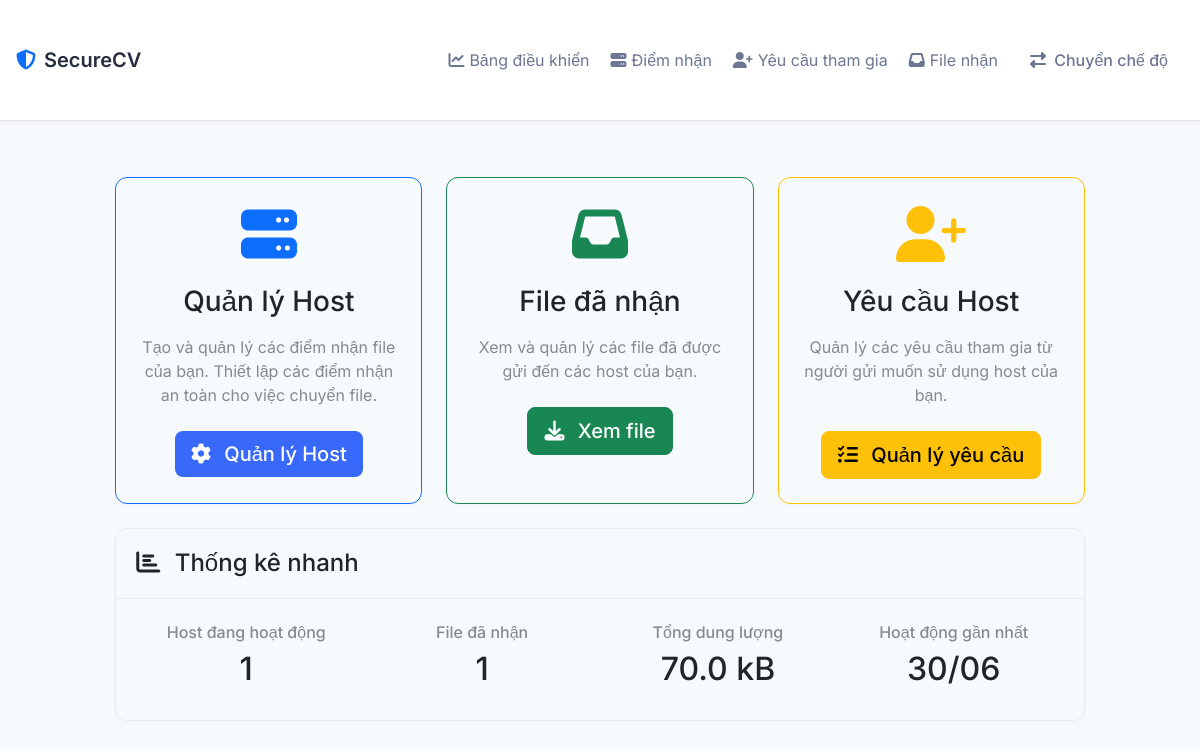
The app's page /receiver, older data.
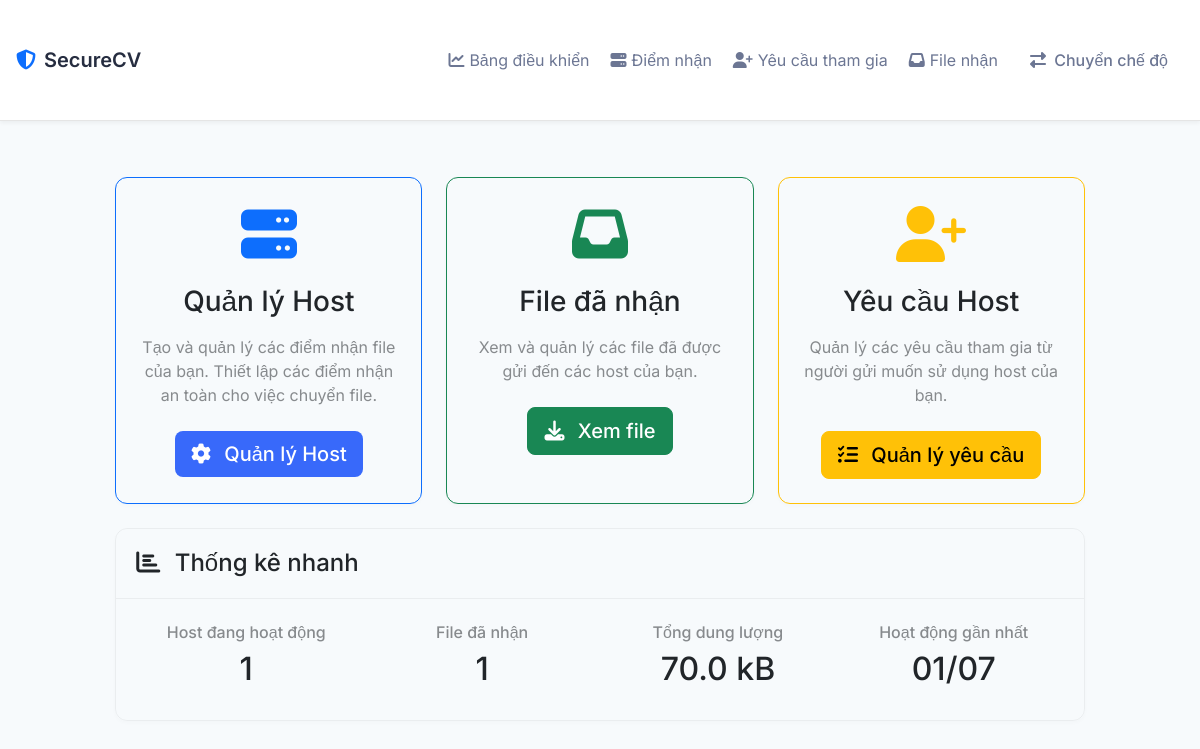
The same page, newer data.
### models.py (models this page shows, shortened)
class UploadSession(db.Model):
    id = db.Column(db.Integer, primary_key=True)
    sender_ip = db.Column(db.String(45), nullable=False)
    receiver_ip = db.Column(db.String(45), nullable=False)
    receiver_name = db.Column(db.String(100), nullable=False)
    session_token = db.Column(db.String(64), unique=True, nullable=False)
    filename = db.Column(db.String(255))
    file_hash = db.Column(db.String(128))
    file_size = db.Column(db.Integer)
    file_metadata = db.Column(db.Text)
    filepath = db.Column(db.String(512))
    drive_file_id = db.Column(db.String(100), nullable=True)
    drive_link = db.Column(db.String(512), nullable=True)
    source_type = db.Column(db.String(10))
    status = db.Column(db.String(20), default='pending')
    fail_step = db.Column(db.String(50))
    error_message = db.Column(db.Text)
    created_at = db.Column(db.DateTime, default=datetime.utcnow)
    updated_at = db.Column(db.DateTime, default=datetime.utcnow, onupdate=datetime.utcnow)
    downloaded_at = db.Column(db.DateTime)

### routes.py (the view)
@app.route('/receiver')
def receiver_dashboard():
    client_ip = get_client_ip()
    hosts = Host.query.filter_by(created_by=client_ip).all()
    host_ips = [host.ip_address for host in hosts]
    received_files = UploadSession.query.filter(
        UploadSession.receiver_ip.in_(host_ips)
    ).all()
    stats = {
        'active_hosts': len(hosts),
        'total_files': len(received_files),
        'total_size': sum(f.file_size for f in received_files if f.file_size),
        'last_activity': max((f.created_at for f in received_files), default=None)
    }
    return render_template('receiver_dashboard.html', stats=stats)

### routes.py (called while the page is built)
def get_client_ip():
    ip = None
    if request.headers.get('X-Forwarded-For'):
        ip = request.headers.get('X-Forwarded-For').split(',')[0].strip()
    elif request.headers.get('X-Real-IP'):
        ip = request.headers.get('X-Real-IP')
    else:
        ip = request.remote_addr
    try:
        return ipaddress.ip_address(ip).exploded
    except ValueError:
        return None

### templates/receiver_dashboard.html
{% extends "base.html" %}
{% block content %}
<div class="row justify-content-center">
    <div class="col-lg-10">
        <div class="row g-4">
            <div class="col-md-4">
                <div class="card h-100 border-primary hover-shadow">
                    <div class="card-body text-center p-4">
                        <div class="display-4 mb-3 text-primary">
                            <i class="fas fa-server"></i>
                        </div>
                        <h3 class="card-title mb-3">Quản lý Host</h3>
                        <p class="card-text text-muted mb-4">
                            Tạo và quản lý các điểm nhận file của bạn. Thiết lập các điểm nhận an toàn cho việc chuyển file.
                        </p>
                        <div class="mt-auto">
                            <a href="{{ url_for('receiver_hosts') }}" class="btn btn-primary btn-lg">
                                <i class="fas fa-cog me-2"></i>
                                Quản lý Host
                            </a>
                        </div>
                    </div>
                </div>
            </div>
            <div class="col-md-4">
                <div class="card h-100 border-success hover-shadow">
                    <div class="card-body text-center p-4">
                        <div class="display-4 mb-3 text-success">
                            <i class="fas fa-inbox"></i>
                        </div>
                        <h3 class="card-title mb-3">File đã nhận</h3>
                        <p class="card-text text-muted mb-4">
                            Xem và quản lý các file đã được gửi đến các host của bạn.
                        </p>
                        <div class="mt-auto">
                            <a href="{{ url_for('receiver_files') }}" class="btn btn-success btn-lg">
                                <i class="fas fa-download me-2"></i>
                                Xem file
                            </a>
                        </div>
                    </div>
                </div>
            </div>
            <div class="col-md-4">
                <div class="card h-100 border-warning hover-shadow">
                    <div class="card-body text-center p-4">
                        <div class="display-4 mb-3 text-warning">
                            <i class="fas fa-user-plus"></i>
                        </div>
                        <h3 class="card-title mb-3">Yêu cầu Host</h3>
                        <p class="card-text text-muted mb-4">
                            Quản lý các yêu cầu tham gia từ người gửi muốn sử dụng host của bạn.
                        </p>
                        <div class="mt-auto">
                            <a href="{{ url_for('receiver_host_approval') }}" class="btn btn-warning btn-lg">
                                <i class="fas fa-tasks me-2"></i>
                                Quản lý yêu cầu
                            </a>
                        </div>
                    </div>
                </div>
            </div>
        </div>
        {% if stats %}
        <div class="row mt-4">
            <div class="col-12">
                <div class="card">
                    <div class="card-header">
                        <h4 class="mb-0">
                            <i class="fas fa-chart-bar me-2"></i>
                            Thống kê nhanh
                        </h4>
                    </div>
                    <div class="card-body">
                        <div class="row g-4">
                            <div class="col-md-3">
                                <div class="text-center">
                                    <h6 class="text-muted">Host đang hoạt động</h6>
                                    <h2>{{ stats.active_hosts }}</h2>
                                </div>
                            </div>
                            <div class="col-md-3">
                                <div class="text-center">
                                    <h6 class="text-muted">File đã nhận</h6>
                                    <h2>{{ stats.total_files }}</h2>
                                </div>
                            </div>
                            <div class="col-md-3">
                                <div class="text-center">
                                    <h6 class="text-muted">Tổng dung lượng</h6>
                                    <h2>{{ stats.total_size | filesizeformat }}</h2>
                                </div>
                            </div>
                            <div class="col-md-3">
                                <div class="text-center">
                                    <h6 class="text-muted">Hoạt động gần nhất</h6>
                                    <h2>{{ stats.last_activity.strftime('%d/%m') if stats.last_activity else 'N/A' }}</h2>
                                </div>
                            </div>
                        </div>
                    </div>
                </div>
            </div>
        </div>
        {% endif %}
    </div>
</div>
{% endblock %}

### templates/base.html (shortened to what this page needs)
<!DOCTYPE html>
<html lang="vi" data-bs-theme="light">
<head>
    <link href="https://cdn.jsdelivr.net/npm/bootstrap@5.3.0/dist/css/bootstrap.min.css" rel="stylesheet">
    <link rel="stylesheet" href="https://cdnjs.cloudflare.com/ajax/libs/font-awesome/6.4.0/css/all.min.css">
    <link rel="stylesheet" href="{{ url_for('static', filename='css/style.css') }}">
</head>
<body class="fade-in">
    <nav class="navbar navbar-expand-lg navbar-dark">
        <div class="container">
            <a class="navbar-brand d-flex align-items-center" href="{{ url_for('index') }}">
                <i class="fas fa-shield-alt me-2 text-primary"></i>
                <span>SecureCV</span>
            </a>
            <div class="collapse navbar-collapse" id="navbarContent">
                <ul class="navbar-nav ms-auto">
                    {% if request.endpoint and 'receiver' in request.endpoint %}
                    <li class="nav-item">
                        <a class="nav-link d-flex align-items-center" href="{{ url_for('receiver_dashboard') }}">
                            <span class="nav-icon">
                                <i class="fas fa-chart-line"></i>
                            </span>
                            <span>Bảng điều khiển</span>
                        </a>
                    </li>
                    <li class="nav-item">
                        <a class="nav-link d-flex align-items-center" href="{{ url_for('receiver_hosts') }}">
                            <span class="nav-icon">
                                <i class="fas fa-server"></i>
                            </span>
                            <span>Điểm nhận</span>
                        </a>
                    </li>
                    <li class="nav-item">
                        <a class="nav-link d-flex align-items-center" href="{{ url_for('receiver_host_approval') }}">
                            <span class="nav-icon">
                                <i class="fas fa-user-plus"></i>
                            </span>
                            <span>Yêu cầu tham gia</span>
                        </a>
                    </li>
                    <li class="nav-item">
                        <a class="nav-link d-flex align-items-center" href="{{ url_for('receiver_files') }}">
                            <span class="nav-icon">
                                <i class="fas fa-inbox"></i>
                            </span>
                            <span>File nhận</span>
                        </a>
                    </li>
                    {% endif %}
                    <li class="nav-item ms-2">
                        <a class="nav-link btn btn-outline-primary btn-sm px-3 switch-mode" href="{{ url_for('index') }}">
                            <i class="fas fa-exchange-alt me-1"></i>
                            Chuyển chế độ
                        </a>
                    </li>
                </ul>
            </div>
        </div>
    </nav>
    <main class="container my-4">
        {% block content %}{% endblock %}
    </main>
</body>
</html>

### static/css/style.css (style rules this page uses)
:root { --primary-color: 210 100% 50%; --secondary-color: 220 13% 18%; --accent-color: 190 100% 50%; --success-color: 142 76% 36%; --warning-color: 45 100% 51%; --danger-color: 354 70% 54%; --info-color: 190 90% 50%; --background-color: 220 13% 13%; --surface-color: 220 13% 18%; --text-primary: 220 13% 91%; --text-secondary: 220 13% 71%; }
body { font-family: 'Segoe UI', Tahoma, Geneva, Verdana, sans-serif; background-color: var(--primary-color); color: var(--bs-dark); }
.card { box-shadow: 0 0.125rem 0.25rem rgba(0, 0, 0, 0.1); border: 1px solid var(--bs-border-color); border-radius: 0.5rem; overflow: hidden; }
.card-header { background-color: var(--secondary-color); border-bottom: 1px solid var(--bs-border-color); padding: 1rem; font-weight: bold; }
.card-body { padding: 1.5rem; }
.btn-primary { background-color: var(--accent-color); border-color: var(--accent-color); transition: background-color 0.3s ease; }
.btn { font-weight: 500; transition: all 0.2s ease; }
.navbar-brand { font-weight: 600; }
.text-muted { opacity: 0.7; }
.hover-shadow { transition: transform 0.3s ease, box-shadow 0.3s ease; }
:root { --primary-color: 225 95% 60%; --secondary-color: 220 15% 95%; --accent-color: 190 95% 45%; --success-color: 150 85% 40%; --warning-color: 45 95% 50%; --danger-color: 355 85% 55%; --info-color: 195 95% 50%; --background-color: 210 50% 98%; --surface-color: 0 0% 100%; --text-primary: 225 25% 20%; --text-secondary: 225 15% 50%; --card-border-radius: 12px; --button-border-radius: 8px; --input-border-radius: 6px; --shadow-sm: 0 2px 4px rgba(0,0,0,0.05); --shadow-md: 0 4px 6px rgba(0,0,0,0.07); --shadow-lg: 0 10px 15px rgba(0,0,0,0.1); --transition-base: all 0.3s ease; --header-height: 64px; }
body { background-color: hsla(var(--background-color) / 1); color: hsla(var(--text-primary) / 1); font-family: 'Inter', sans-serif; }
body { background-color: hsl(var(--background-color)); min-height: 100vh; }
.container { max-width: 1200px; padding: 2rem 1rem; }
.card { background: var(--surface-color); border-radius: var(--card-border-radius); border: 1px solid rgba(0,0,0,0.05); box-shadow: 0 2px 4px rgba(0,0,0,0.02); }
.card-header { background: transparent; border-bottom: 1px solid rgba(0,0,0,0.05); padding: 1.25rem; }
.navbar { background-color: rgba(255,255,255,0.95); backdrop-filter: blur(10px); border-bottom: 1px solid rgba(0,0,0,0.1); box-shadow: var(--shadow-sm); }
.navbar-brand { color: hsla(var(--text-primary) / 1); font-weight: 600; }
.nav-link { color: hsla(var(--text-secondary) / 1); }
.switch-mode { color: hsla(var(--text-secondary) / 1) !important; }
#navbarContent > ul > li > a > span { margin-left: 5px; }
.btn-primary { background-color: hsla(var(--primary-color) / 1); border: none; color: #fff; }

Row changes from the older to the newer data that the page shows:
changed UploadSession: last_activity "30/06" → "01/07"
